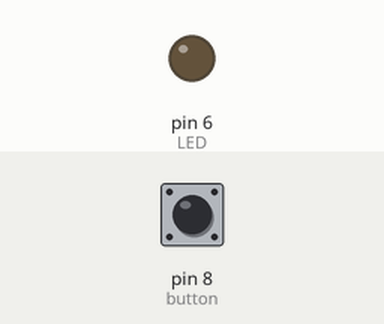
This sketch was run on a simulated Arduino Uno, built with avr-gcc and run on an emulated ATmega328P. Parts: output pins drawn as LEDs (lit = HIGH). The inputs (shaded band) are chosen by the test bench; at power-on: pin 8 (button) LOW.

Above: at 1.2 s.
1.3 s: pin 8 (button) pulled HIGH for 0.15 s
At 2.1 s:
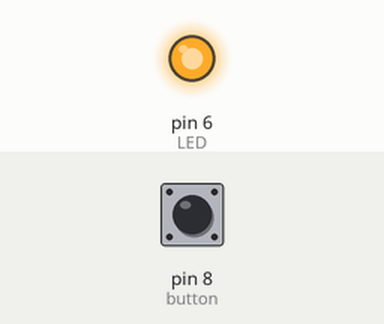
Timing chart, 0 to 22.8 s (numbered marks = the images above; inputs shaded):
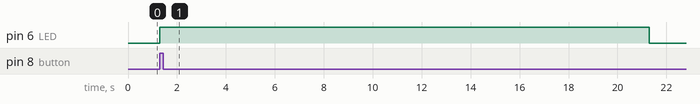

Measured:
- after the input at 1.3 s, pin 6 (LED): LOW → HIGH at once, → LOW 20.0 s later

The sketch:

code.ino
```cpp
const int button = 8;
const int LED = 6 ;
int ButtonValue = LOW ;
void setup ()
{
  pinMode (button,INPUT);
  pinMode (LED,OUTPUT);
}
void loop ()
{

  ButtonValue = digitalRead (button);
  if (ButtonValue==HIGH)
{
  digitalWrite (LED,HIGH);
  delay(20000);
}
else
digitalWrite (LED,LOW);
}
```
